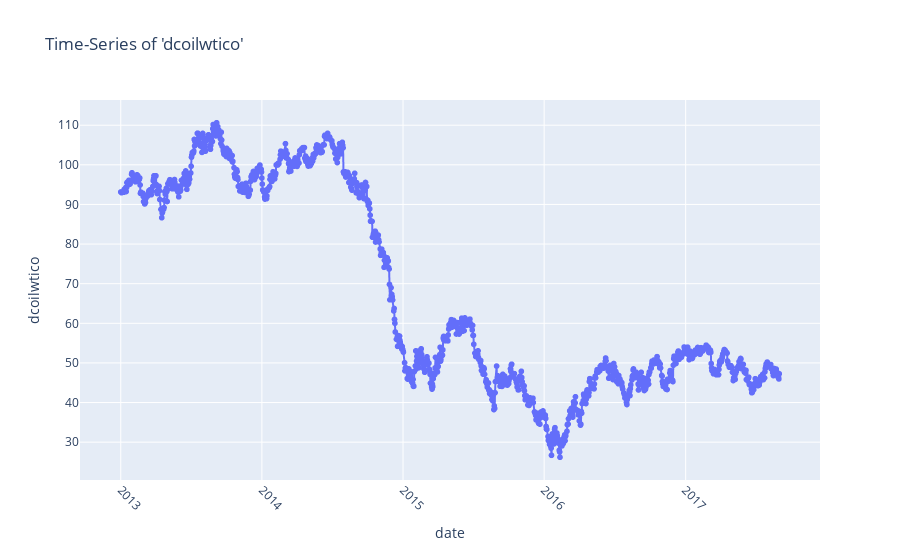

Notebook code for this chart:
### Markdown cell above
The first missing value cannot be imputed using linear interpolation alone. Lets use bfill.

### Code cell
# Use backward filling to impute the first missing value
oil_data['dcoilwtico'] = oil_data['dcoilwtico'].fillna(method='bfill')
# Create a time-series line chart with missing value markers
line_chart_fig = px.line(oil_data, x='date', y='dcoilwtico', title="Time-Series of 'dcoilwtico'",
                         markers=True, # Add markers at data points
                         line_shape='linear', # Linear line shape
                         )

# Add vertical lines to indicate missing values
missing_dates = oil_data[oil_data['dcoilwtico'].isnull()]['date']
for date in missing_dates:
    line_chart_fig.add_shape(type="line",
                             x0=date, x1=date,
                             y0=0, y1=1,
                             xref="x", yref="paper",
                             line=dict(color="red", dash="dash")
                             )
    line_chart_fig.add_annotation(text="Missing Value", x=date, y=1.02, xref="x", yref="paper", showarrow=False)

line_chart_fig.update_xaxes(tickangle=45)
line_chart_fig.show()

### Figure 1 — Plotly figure (JSON) as saved in the notebook; plotly's stock layout.template omitted (floating-point values rounded to 4 significant figures; data arrays with more than 128 entries replaced by an {"elided": "..."} marker saying what was removed)
{"data": [{"hovertemplate": "date=%{x}<br>dcoilwtico=%{y}<extra></extra>", "legendgroup": "", "line": {"color": "#636efa", "dash": "solid", "shape": "linear"}, "marker": {"symbol": "circle"}, "mode": "lines+markers", "name": "", "showlegend": false, "type": "scattergl", "x": {"elided": "1218 str values"}, "xaxis": "x", "y": {"elided": "1218 float values"}, "yaxis": "y"}], "layout": {"legend": {"tracegroupgap": 0}, "title": {"text": "Time-Series of 'dcoilwtico'"}, "xaxis": {"anchor": "y", "domain": [0, 1], "tickangle": 45, "title": {"text": "date"}}, "yaxis": {"anchor": "x", "domain": [0, 1], "title": {"text": "dcoilwtico"}}}}
